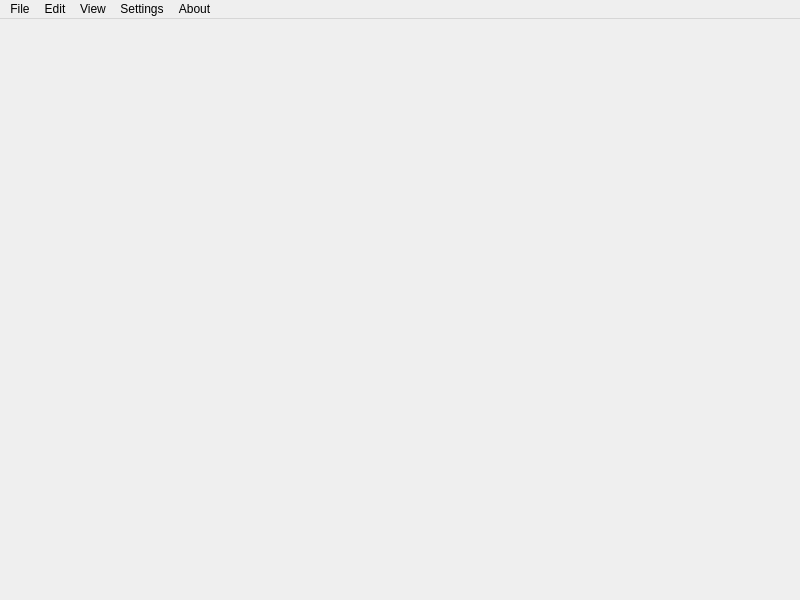
<?xml version="1.0" encoding="UTF-8"?>
<ui version="4.0">
 <class>QVisualizerClass</class>
 <widget class="QMainWindow" name="QVisualizerClass">
  <property name="geometry">
   <rect>
    <x>0</x>
    <y>0</y>
    <width>800</width>
    <height>600</height>
   </rect>
  </property>
  <property name="minimumSize">
   <size>
    <width>0</width>
    <height>0</height>
   </size>
  </property>
  <property name="maximumSize">
   <size>
    <width>16777215</width>
    <height>16777215</height>
   </size>
  </property>
  <property name="windowTitle">
   <string>QVisualizer</string>
  </property>
  <widget class="QWidget" name="centralwidget"/>
  <widget class="QMenuBar" name="menubar">
   <property name="geometry">
    <rect>
     <x>0</x>
     <y>0</y>
     <width>800</width>
     <height>21</height>
    </rect>
   </property>
   <widget class="QMenu" name="menuFile">
    <property name="title">
     <string>File</string>
    </property>
   </widget>
   <widget class="QMenu" name="menuEdit">
    <property name="title">
     <string>Edit</string>
    </property>
   </widget>
   <widget class="QMenu" name="menuView">
    <property name="title">
     <string>View</string>
    </property>
   </widget>
   <widget class="QMenu" name="menuSettings">
    <property name="title">
     <string>Settings</string>
    </property>
   </widget>
   <widget class="QMenu" name="menuAbout">
    <property name="title">
     <string>About</string>
    </property>
   </widget>
   <addaction name="menuFile"/>
   <addaction name="menuEdit"/>
   <addaction name="menuView"/>
   <addaction name="menuSettings"/>
   <addaction name="menuAbout"/>
  </widget>
  <action name="actionVector_Field_Visualization">
   <property name="text">
    <string>Vector Field Visualization</string>
   </property>
  </action>
  <action name="actionMarching_Cubes">
   <property name="text">
    <string>Marching Cubes</string>
   </property>
  </action>
  <action name="actionVolume_Rendering">
   <property name="text">
    <string>Volume Rendering</string>
   </property>
  </action>
  <action name="actionTensor_Field_Visualization">
   <property name="text">
    <string>Tensor Field Visualization</string>
   </property>
  </action>
  <action name="actionVirtual_Environment_For_Visualization">
   <property name="text">
    <string>Virtual Environment For Visualization</string>
   </property>
  </action>
  <action name="actionLarge_Scale_Data_Visualization">
   <property name="text">
    <string>Large-Scale Data Visualization</string>
   </property>
  </action>
  <action name="actionVisualization_Software_and_Frameworks">
   <property name="text">
    <string>Visualization Software and Frameworks</string>
   </property>
  </action>
  <action name="actionPerceptual_Issues_in_Visualization">
   <property name="text">
    <string>Perceptual Issues in Visualization</string>
   </property>
  </action>
  <action name="actionSelected_Topics_and_QApplications">
   <property name="text">
    <string>Selected Topics and QApplications</string>
   </property>
  </action>
 </widget>
 <resources/>
 <connections/>
</ui>
